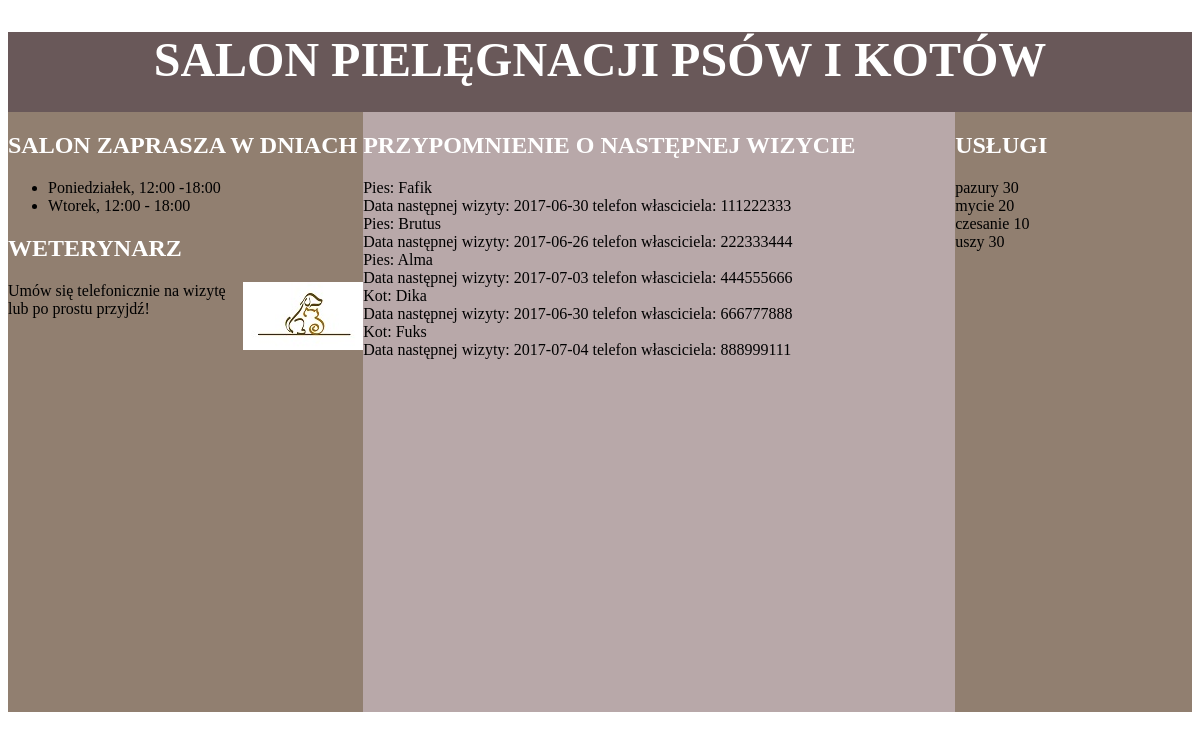
The page /E.14-04-17.06/salon.php on the database its author committed.
### tables this page shows
CREATE TABLE `zwierzeta` (
  `id` int(10) UNSIGNED NOT NULL,
  `usluga_id` int(11) NOT NULL,
  `rodzaj` int(10) UNSIGNED DEFAULT NULL,
  `imie` text,
  `wlasciciel` text,
  `telefon` text,
  `nastepna_wizyta` date DEFAULT NULL,
  `szczepienie` year(4) DEFAULT NULL,
  `opis` text
);

CREATE TABLE `uslugi` (
  `id` int(10) UNSIGNED NOT NULL,
  `nazwa` text,
  `cena` float DEFAULT NULL
);

### E.14-04-17.06/salon.php (the view, shortened to what this page needs)
<!DOCTYPE html>
<html>
<head>
    <link rel="stylesheet" href="salon.css">
</head>
<body>
<!DOCTYPE html>
<html>
<head>
    <link rel="stylesheet" href="weterynarz.css">
</head>
<body>
    <header>
        <h1>SALON PIELĘGNACJI PSÓW I KOTÓW</h1>
    </header>
    <div id="left">
        <h2>
            SALON ZAPRASZA W DNIACH
        </h2>
        <ul>
            <li>
                Poniedziałek, 12:00 -18:00
            </li>
            <li>
                Wtorek, 12:00 - 18:00
            </li>
        </ul>
        <h2>
            WETERYNARZ
        </h2>
        <a href="pies.jpg"><img src="pies-mini.jpg"></a>
        <p>
            Umów się telefonicznie na wizytę lub po prostu przyjdź!
        </p>
    </div>
    <div id="center">
        <h2>
            PRZYPOMNIENIE O NASTĘPNEJ WIZYCIE
        </h2>
        <?php
        $polaczenie = mysqli_connect('localhost', 'root', '', 'salon');
        $query = 'SELECT zwierzeta.imie, zwierzeta.rodzaj, zwierzeta.nastepna_wizyta, zwierzeta.telefon FROM zwierzeta WHERE zwierzeta.nastepna_wizyta != 0';
        $query_result = mysqli_query($polaczenie, $query);
        while($row = mysqli_fetch_row($query_result)){
            if ($row[1] == 1){
                echo " Pies: $row[0] <br> Data następnej wizyty: $row[2] telefon własciciela: $row[3]<br>";
            }
            else {
                echo " Kot: $row[0] <br> Data następnej wizyty: $row[2] telefon własciciela: $row[3]<br>";
            }
        }
        ?>
    </div>
    <div id="right">
        <h2>
            USŁUGI
        </h2>
        <?php
        $query = 'SELECT nazwa, cena FROM uslugi';
        $query_result = mysqli_query($polaczenie, $query);
        while($row = mysqli_fetch_row($query_result)){
            echo "$row[0] $row[1] <br>";
        }
        ?>
    </div>
</body>
</html>
</body>
</html>

### E.14-04-17.06/salon.css (style rules this page uses)
header { background-color: rgb(30, 137, 157); color:white; font-size: 120%; text-align: center; height:100px; }
#left, #right { background-color: rgb(58, 159, 178); width:20%; height:550px; float:left; }
#center { background-color: rgb(143, 212, 225); width:60%; height:550px; float:left; }
h2 { color:white; }
img { float:left; }

### E.14-03-17.06/weterynarz.css (style rules this page uses)
header { background-color: rgb(105,88,89); color:white; font-size: 150%; text-align: center; height:80px; }
#left { background-color: rgb(145, 127,112); width:30%; height:600px; float:left; }
#center { background-color: rgb(184, 168, 169); width:50%; height: 600px; float:left; }
#right { background-color: rgb(145, 127,112); width:20%; height: 600px; float:left; }
h2 { color:white; }
img { float:right; }

### rows shown on the page
zwierzeta: imie "Fafik", nastepna_wizyta "2017-06-30", telefon "111222333"
zwierzeta: imie "Brutus", nastepna_wizyta "2017-06-26", telefon "222333444"
zwierzeta: imie "Alma", nastepna_wizyta "2017-07-03", telefon "444555666"
zwierzeta: imie "Dika", nastepna_wizyta "2017-06-30", telefon "666777888"
zwierzeta: imie "Fuks", nastepna_wizyta "2017-07-04", telefon "888999111"
uslugi: nazwa "pazury", cena "30"
uslugi: nazwa "mycie", cena "20"
uslugi: nazwa "czesanie", cena "10"
uslugi: nazwa "uszy", cena "30"
